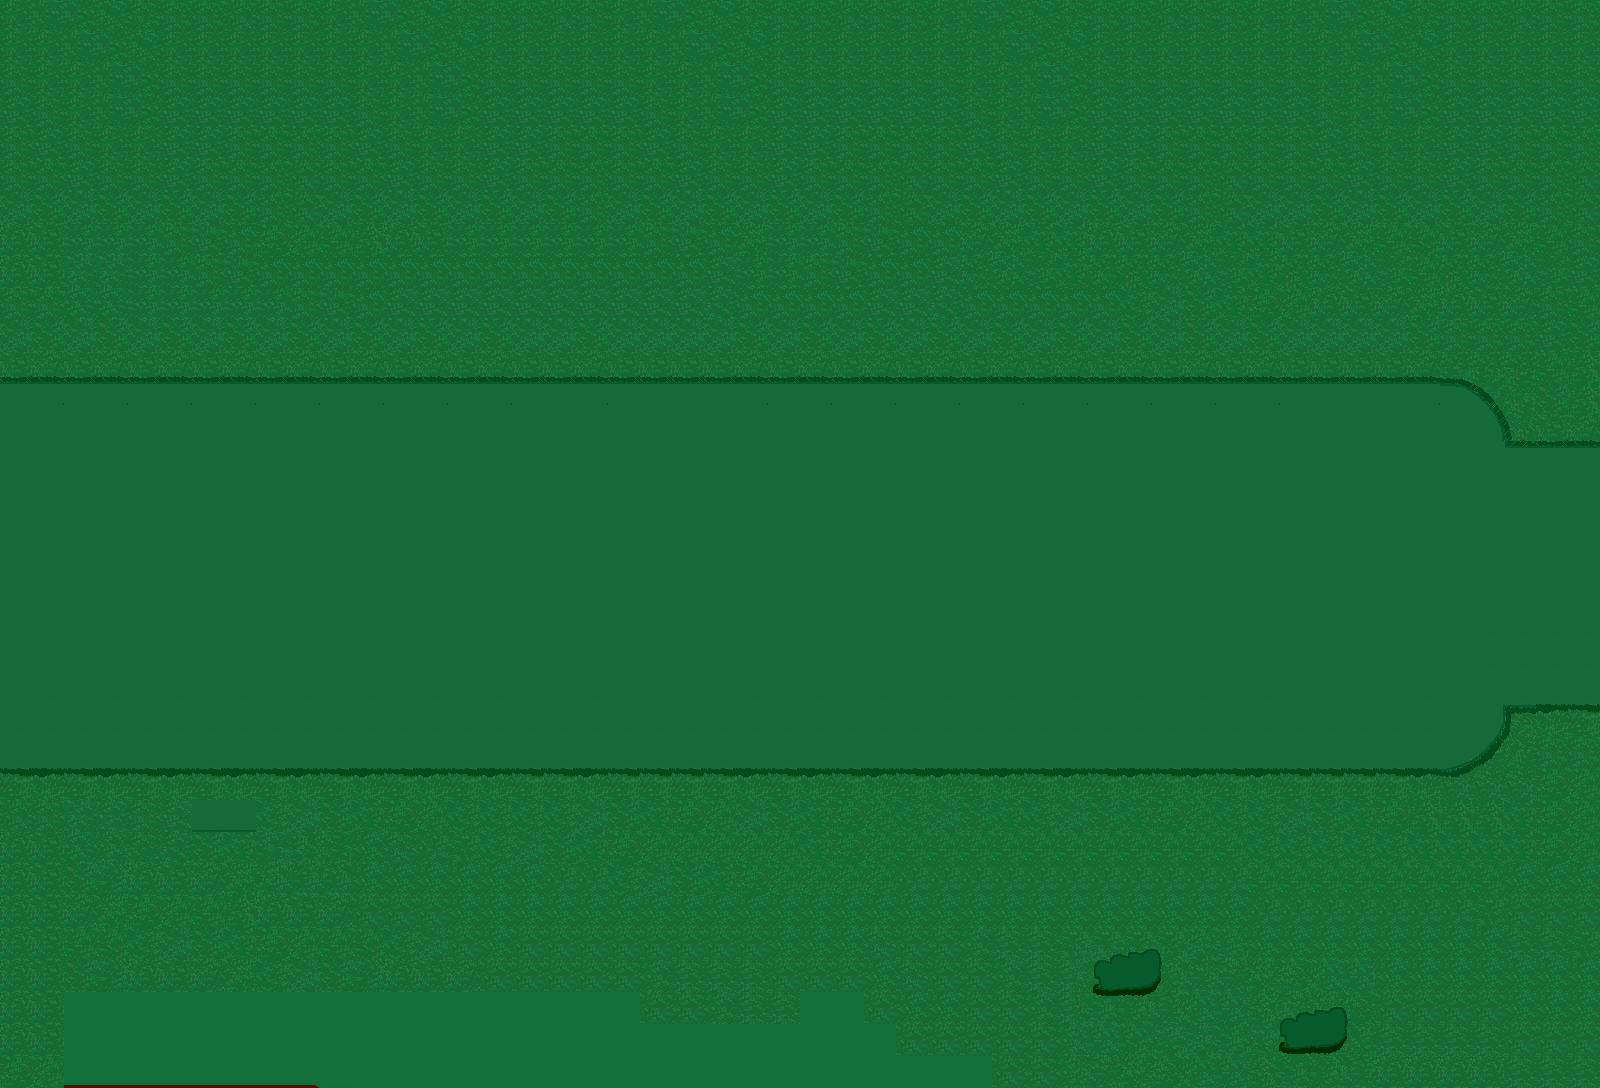

This game map was drawn from its Tiled (.tmx) file and the tilesets committed beside it. A one-line description and the trimmed map source follow:
An orthogonal 50x34 tile map with 32x32 px tiles, 3 tile layers (Tile Layer 2, Tile Layer 1, Tile Layer 3), 6 tilesets and 135 objects (111x item, 14x spobject, level Info, trigger, character).

<map version="1.2" tiledversion="1.2.1" orientation="orthogonal" renderorder="right-down" width="50" height="34" tilewidth="32" tileheight="32" infinite="0" nextlayerid="6" nextobjectid="188">
 <tileset firstgid="1" name="playerstart" tilewidth="32" tileheight="32" tilecount="1" columns="1">
  <image source="playerstart.png" width="32" height="32" />
  <tile id="0">
   <properties>
    <property name="orient" value="right" />
    <property name="playerstart" value="" />
   </properties>
  </tile>
 </tileset>
 <tileset firstgid="2" source="grassstage4redux.tsx" />
 <tileset firstgid="702" name="grassdungeon1" tilewidth="32" tileheight="32" tilecount="1700" columns="50">
  <image source="grassdungeon1.png" width="1600" height="1088" />
 </tileset>
 <tileset firstgid="2402" name="foresttreesolo" tilewidth="32" tileheight="32" tilecount="63" columns="7">
  <image source="foresttreesolo.png" width="250" height="300" />
 </tileset>
 <tileset firstgid="2465" name="grassdungeon2" tilewidth="32" tileheight="32" tilecount="1700" columns="50">
  <image source="grassdungeon2.png" width="1600" height="1088" />
 </tileset>
 <tileset firstgid="4165" name="grassdungeon5" tilewidth="32" tileheight="32" tilecount="1700" columns="50">
  <image source="grassdungeon5.png" width="1600" height="1088" />
 </tileset>
 <layer id="1" name="Tile Layer 2" width="50" height="34">
  <data>[1700 cells, 274 non-empty, 207 distinct tile ids]</data>
 </layer>
 <layer id="2" name="Tile Layer 1" width="50" height="34">
  <data>[1700 cells, 1 non-empty, 1 distinct tile ids]</data>
 </layer>
 <layer id="3" name="Tile Layer 3" width="50" height="34">
  <data>[1700 cells, 1700 non-empty, 482 distinct tile ids]</data>
 </layer>
 <objectgroup id="4" name="Object Layer 1">
  <!-- 135 objects omitted --></objectgroup>
</map>
<!-- 135 of 135 objects omitted -->
